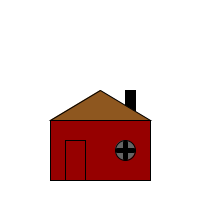
Frame 1 (no input)
Frame 60 (the mouse pressed at the canvas centre just before this capture): identical to frame 1, image omitted
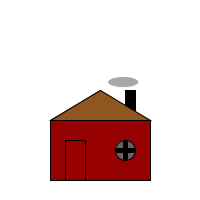
Frame 120 (the mouse held since frame 60 and released just before this capture)

The Processing sketch that drew these frames (run headless with seeded random() and noise(); from frame 60 on, the mouse is pressed at the canvas centre):

// Processing sketch: House_Conditionals
// ── House_Conditionals.pde
float houseX, houseY;
float smokeChange = 0;
float smokeColor = 126;
float shift;
boolean doorOpen = false;

void setup()
{
  //Set Window Attributes
  size(200,200);
  
  //Set shape Modes
  rectMode(CENTER);
  ellipseMode(CENTER);
}

void draw()
{
  //set house coordinates
  houseX = width/2;
  houseY = .75 * height;
  
  //Erase screen, set to white
  background(255);

  //Draw House Body
   stroke(0);
  fill(150,0,0);
  rect(houseX,houseY,100,60);

  //Draw Door
  if(doorOpen)
  {
    fill(142,87,31);
    quad(houseX-15,houseY-10,houseX-10,houseY-15,houseX-10,houseY+35,houseX-15,houseY+30);
    fill(0);
  }
  else
  {
    fill(150,0,0);
  }
  rect(houseX-25,houseY+10,20,40);

  //Set Window fill only if the mouse is over the house
  if((mouseX > houseX - 50) && (mouseX < houseX + 50) && (mouseY > houseY - 30) && (mouseY < houseY + 30))
  {
    fill(255,255,0);
  }
  else
  {
    fill(100);
  }
  
  //Draw Window
  ellipse(houseX+25,houseY,20,20);
  strokeWeight(5);
  line(houseX+17,houseY,houseX+33,houseY);
  line(houseX+25,houseY-8,houseX+25,houseY+8);

  //Do the following only if the mouse is pressed
  if(mousePressed)
  {
    //Draw Smoke
    shift = random(-10,10);
    fill(smokeColor);
    stroke(smokeColor);
    strokeWeight(0);
    ellipse(houseX+30+shift,houseY-60-smokeChange,30,10);
    smokeChange = smokeChange + 1;
    smokeColor = smokeColor + 5;
    smokeColor = constrain(smokeColor,0,255);
    if(smokeChange > 50)  //reset the smoke if it gets above a certain height
    {
      smokeChange = 0;
      smokeColor = 127;
    }
  }

  //Draw roof
  fill(0);
  strokeWeight(1);
  stroke(0);
  rect(houseX+30,houseY-50,10,20);
  fill(142,87,31);
  triangle(houseX-50,houseY-30,houseX+50,houseY-30,houseX,houseY-60);
}

//Toggle opening and closing the door
void keyPressed()
{
  doorOpen = !doorOpen;
}
